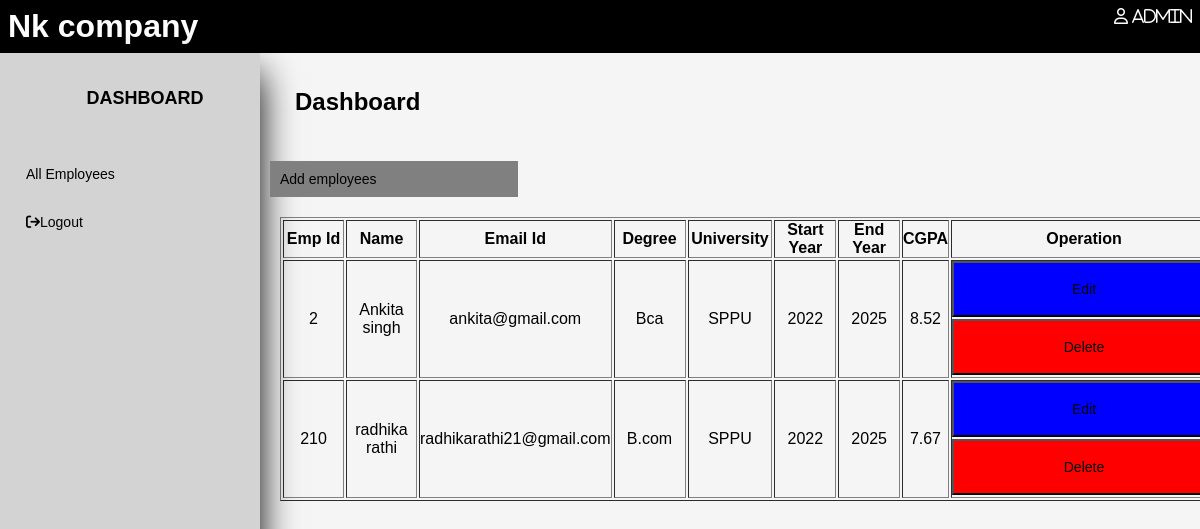
The app's page /admin.php with its own data.
### tables this page shows
CREATE TABLE `education` (
  `Edu_id` int(11) NOT NULL,
  `user_id` int(11) DEFAULT NULL,
  `degree` varchar(40) NOT NULL,
  `university` varchar(40) NOT NULL,
  `start_year` int(11) NOT NULL,
  `end_year` int(11) NOT NULL,
  `per` float NOT NULL
);

CREATE TABLE `user` (
  `user_id` int(11) NOT NULL,
  `name` varchar(40) NOT NULL,
  `email` varchar(40) NOT NULL,
  `password` varchar(10) NOT NULL,
  `role` varchar(40) NOT NULL
);

### admin.php (the view, shortened to what this page needs)
<!DOCTYPE html>
<html lang="en">
<head>
    <link rel="stylesheet" href="style.css">
    <link href='https://cdnjs.cloudflare.com/ajax/libs/font-awesome/6.5.2/css/all.min.css' rel='stylesheet'>
</head>
<body>
<?php
    include("db.php");
    $sql="SELECT * FROM admin";
    $data= mysqli_query($conn,$sql);
    $r=mysqli_fetch_assoc($data)
   ?>
  <header>
    <h1>Nk company</h1>
    <i class="fa-regular fa-user">
      <?php
        echo $r['username'];
      ?>
    </i>
  </header>
   <div class="container">
    <nav>
      <ul>
        <li class="logo">
        <span class="nav-item">Dashboard</span>
        </li>
        <li><a href="admin.php">
          <span class="nav-item">All Employees</span></i>
        </a></li>
        <li><a href="firstpage.php">
          <span class="nav-item"><i class="fa-solid fa-arrow-right-from-bracket"></i>Logout</span>
        </a></li>
      </ul>
    </nav>
    <section class="main">
        <div class="container-fluid">
          <h1 style="padding: 35px; ">Dashboard</h1>
         </div>
         <div class="add">
         <a class='btn btn-primary' style="background:grey; padding:10px; margin:10px;" href='admin_add.php'>Add employees</a>
         <?php
          include("db.php");
          $sql="SELECT u.user_id,u.name,u.email,ed.degree,ed.university,ed.start_year,ed.end_year,ed.per from user u,education ed WHERE u.user_id=ed.user_id;";
          $data= mysqli_query($conn,$sql);
         echo "<table border='1' width='100%' style='margin:20px'>";
          ?>
           <tr>
             <th width="10%">Emp Id</th>
             <th width="10%">Name</th>
           <th width="20%">Email Id</th>
           <th width="10%">Degree</th>
           <th width="10%">University</th>
          <th width="10%">Start Year</th>
          <th width="10%">End Year</th>
          <th width="5%">CGPA</th>
          <th width="15%">Operation</th>
           </tr>
        <?php
        while($r=mysqli_fetch_assoc($data))
        {
            echo "<tr>
                   <td><center>".$r['user_id']."</center></td>
                    <td><center>".$r['name']."</center></td>
                   <td><center>".$r['email']."</center></td>
                   <td><center>".$r['degree']."</center></td>
                   <td><center>".$r['university']."</center></td>
                   <td><center>".$r['start_year']."</center></td>
                   <td><center>".$r['end_year']."</center></td>
                   <td><center>".$r['per']."</center></td>
                   <td>
                      <button class='btn btn-primary' style='background:blue; '><a  href='admin_edit.php?user_id=".$r['user_id']."'>Edit</a></button>
                       <button class='btn btn-danger' style='background:red;'><a  href='admin_delete.php?user_id=".$r['user_id']."'>Delete</a></button>
                   </td>
                  </tr>";
        }
        ?>
        </table>
      </section>
  </div>
</body>
</html>

### style.css (style rules this page uses)
* { margin: 0; padding: 0; outline: none; font-family: arial; border: border-box; text-decoration: none; }
body { background: whitesmoke; }
.container { display:flex; }
header { position: relative; background: black; color: white; font-size: 16px; padding: 8px; display: flex; justify-content: space-between; }
nav { position: relative; margin: 0 0 0; height: 100vh; width: 280px; background: lightgray; box-shadow: 0 20px 35px black; }
.logo { text-align: center; margin: 23px 0 41px 5px; }
.logo span { font-weight: bold; padding-left: 15px; font-size: 18px; text-transform: uppercase; }
a { position: relative; color: black; font-size: 14px; display: table; width: 228px; padding: 16px; }
.nav-item { position: relative; top: 12px; margin-left: 10px; }

### records on screen
education: user.user_id "2", user.name "Ankita singh", user.email "ankita@gmail.com", degree "Bca", university "SPPU", start_year "2022", end_year "2025", per "8.52"
education: user.user_id "210", user.name "radhika rathi", user.email "radhikarathi21@gmail.com", degree "B.com", university "SPPU", start_year "2022", end_year "2025", per "7.67"

### other values on screen
$r['username'] "admin"
